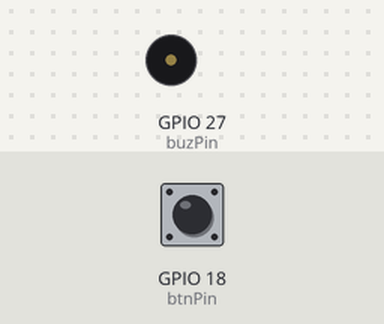
Bench run of a program on a simulated Raspberry Pi (BCM pin numbers). Parts: buzzer (waves = sounding, pin HIGH). The test bench sets the inputs (shaded band); at power-on: GPIO 18 (btnPin) HIGH. What the program prints to the terminal is not drawn.

Above: at 1.2 s.
1.3 s: GPIO 18 (btnPin) pulled LOW for 0.15 s
At 1.37 s:
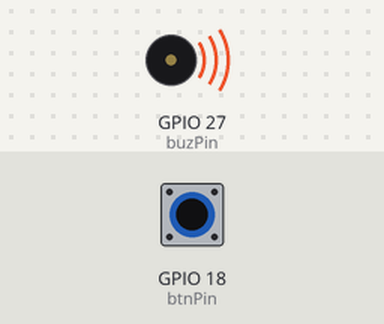
2.9 s: GPIO 18 (btnPin) pulled LOW for 3.2 s
At 7.0 s:
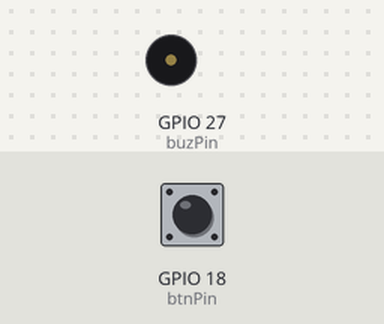
Timing chart, 0 to 8.5 s (numbered marks = the images above; inputs shaded):
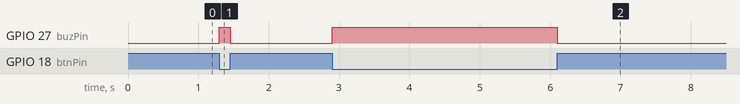

Measured:
- after the input at 1.3 s, GPIO 27 (buzPin): LOW → HIGH at once, → LOW 0.15 s later
- after the input at 2.9 s, GPIO 27 (buzPin): LOW → HIGH at once, → LOW 3.2 s later

The program:

doorbell.py
```python
import RPi.GPIO as GPIO
from time import sleep

#active buzzer pin
buzPin = 27

#button pin
btnPin = 18

GPIO.setmode(GPIO.BCM)  #use BCM numbers
GPIO.setup(buzPin,GPIO.OUT)    #set buzPin OUTPUT mode
GPIO.setup(btnPin,GPIO.IN,GPIO.PUD_UP)  #set btnPin INPUT mode

while True:
    val = GPIO.input(btnPin)
    print(val);
    if(val == 0):   #Judge whether the button is pressed
        GPIO.output(buzPin,GPIO.HIGH)   #Buzzer ring
    else:
        GPIO.output(buzPin,GPIO.LOW)    #buzzer off

GPIO.cleanup()  #Release all GPIO
```
